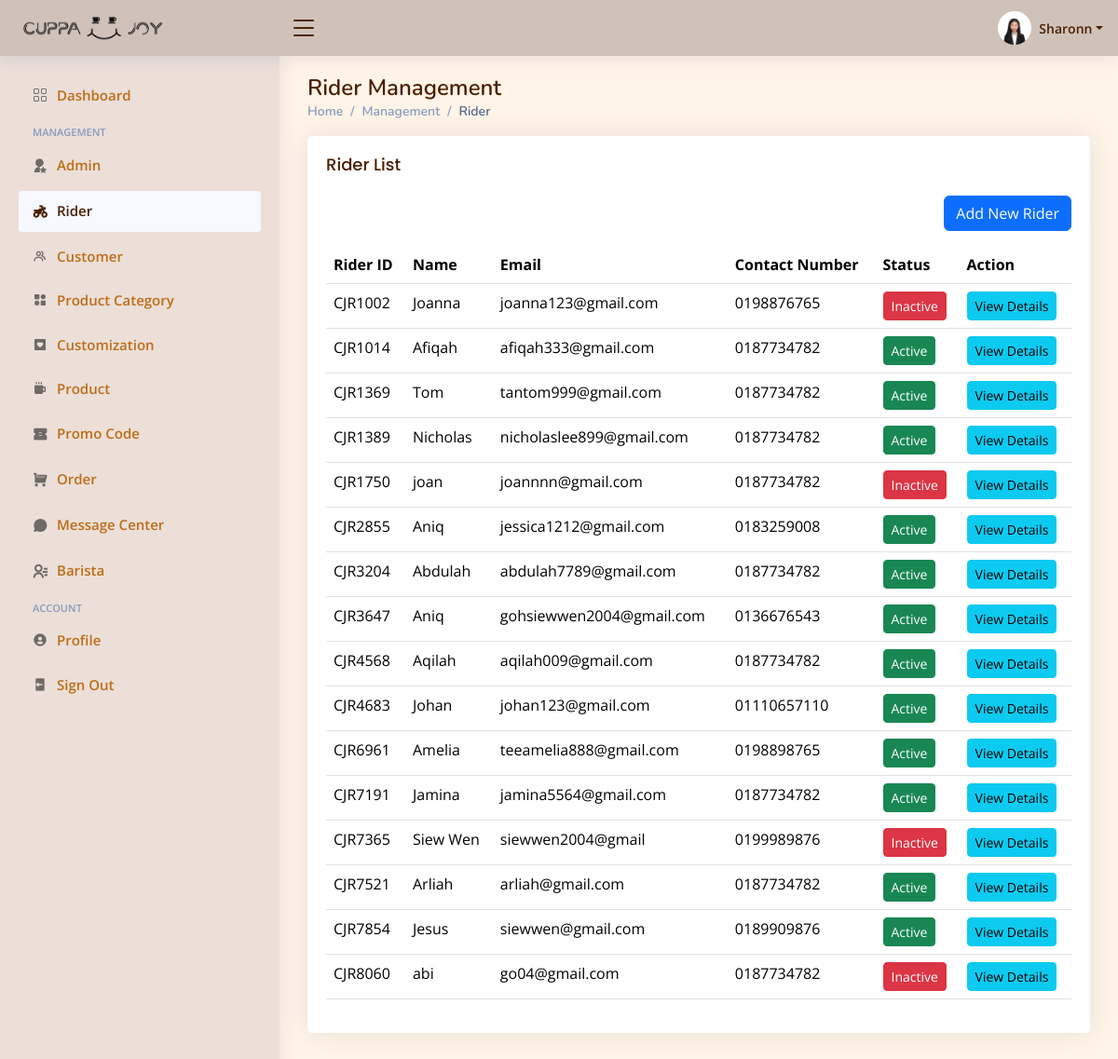
The app's page /Admin/rider.php (signed in) with its own data.
### tables this page shows
CREATE TABLE `staff` (
  `S_ID` varchar(50) NOT NULL,
  `S_Name` varchar(50) NOT NULL,
  `S_Email` varchar(100) NOT NULL,
  `S_Photo` varchar(100) NOT NULL,
  `S_Password` varchar(225) NOT NULL,
  `S_Status` varchar(50) NOT NULL,
  `Super_Staff` varchar(100) NOT NULL,
  `S_ContactNum` varchar(12) NOT NULL,
  `Add_By` varchar(50) NOT NULL
);

CREATE TABLE `rider` (
  `R_ID` varchar(50) NOT NULL,
  `R_Name` varchar(100) NOT NULL,
  `R_Photo` varchar(100) NOT NULL,
  `R_Contact_Number` varchar(20) NOT NULL,
  `R_Email` varchar(80) NOT NULL,
  `R_License` varchar(225) NOT NULL,
  `L_Exp_Date` date DEFAULT NULL,
  `R_PlateNo` varchar(10) NOT NULL,
  `R_PW` varchar(225) NOT NULL,
  `Bank_Type` varchar(100) NOT NULL,
  `Bank_Number` bigint(20) NOT NULL,
  `Money_Earned` float NOT NULL,
  `Total_Claim` float NOT NULL,
  `R_Status` varchar(50) NOT NULL,
  `R_SAID` varchar(50) NOT NULL
);

### Admin/rider.php (the view, shortened to what this page needs)
<?php
include("../user/db_connection.php");
$currentuser = $_SESSION["S_ID"];
$sql = "SELECT * FROM `staff` WHERE S_ID = '$currentuser'";
$gotResult = mysqli_query($con, $sql);
if ($gotResult && mysqli_num_rows($gotResult) > 0) {
    $row = mysqli_fetch_array($gotResult);
    $name = $row['S_Name'];
    $photo = $row['S_Photo'];
}
?>
<!DOCTYPE html>
<html lang="en">
<head>
  <link href="assets/vendor/bootstrap/css/bootstrap.min.css" rel="stylesheet">
  <link href="assets/vendor/bootstrap-icons/bootstrap-icons.css" rel="stylesheet">
  <link href="assets/vendor/boxicons/css/boxicons.min.css" rel="stylesheet">
  <link href="assets/vendor/quill/quill.snow.css" rel="stylesheet">
  <link href="assets/vendor/quill/quill.bubble.css" rel="stylesheet">
  <link href="assets/vendor/remixicon/remixicon.css" rel="stylesheet">
  <link href="assets/vendor/simple-datatables/style.css" rel="stylesheet">
  <link href="assets/css/style.css" rel="stylesheet">
</head>
<body>
  <header id="header" class="header fixed-top d-flex align-items-center">
    <div class="d-flex align-items-center justify-content-between">
      <a href="dashboard.php" class="logo d-flex align-items-center">
        <img src="assets/image/full-logo-black.png" alt="">
      </a>
      <i class="bi bi-list toggle-sidebar-btn"></i>
    </div>
    <nav class="header-nav ms-auto">
      <ul class="d-flex align-items-center">
        <li class="nav-item dropdown pe-3">
        <a class="nav-link nav-profile d-flex align-items-center pe-0" href="#" data-bs-toggle="dropdown">
            <img src="../image/admin/<?php echo $photo; ?>" alt="Profile" class="rounded-circle">
            <span class="d-none d-md-block dropdown-toggle ps-2"><?php echo $name; ?></span>
        </a>
        </li>
      </ul>
    </nav>
  </header>
  <aside id="sidebar" class="sidebar">
    <ul class="sidebar-nav" id="sidebar-nav">
    <li class="nav-item">
        <a class="nav-link collapsed" href="dashboard.php">
          <i class="bi bi-grid"></i>
          <span>Dashboard</span>
        </a>
      </li>
      <li class="nav-heading">Management</li>
      <li class="nav-item">
        <a class="nav-link collapsed" href="staff.php">
          <i class="ri-user-star-fill"></i>
          <span>Admin</span>
        </a>
      </li>
      <li class="nav-item">
        <a class="nav-link" href="rider.php">
          <i class="ri-motorbike-fill"></i>
          <span>Rider</span>
        </a>
      </li>
      <li class="nav-item">
        <a class="nav-link collapsed" href="customer.php">
          <i class="bx bx-group"></i>
          <span>Customer</span>
        </a>
      </li>
      <li class="nav-item">
        <a class="nav-link collapsed" href="category.php">
          <i class="bx bxs-category-alt"></i>
          <span>Product Category</span>
        </a>
      </li>
      <li class="nav-item">
        <a class="nav-link collapsed" href="customisation.php">
          <i class="bx bxs-heart-square"></i>
          <span>Customization</span>
        </a>
      </li>
      <li class="nav-item">
        <a class="nav-link collapsed" href="product.php">
          <i class="bx bxs-coffee"></i>
          <span>Product</span>
        </a>
      </li>
      <li class="nav-item">
        <a class="nav-link collapsed" href="promo.php">
          <i class="ri-coupon-fill"></i>
          <span>Promo Code</span>
        </a>
      </li>
      <li class="nav-item">
        <a class="nav-link collapsed" href="order2.php">
          <i class="ri-shopping-cart-fill"></i>
          <span>Order</span>
        </a>
      </li>
      <li class="nav-item">
        <a class="nav-link collapsed" href="message.php">
          <i class="ri-chat-3-fill"></i>
          <span>Message Center</span>
        </a>
      </li>
      <li class="nav-item">
        <a class="nav-link collapsed" href="barista.php">
          <i class="ri-contacts-line"></i>
          <span>Barista</span>
        </a>
      </li>
      <li class="nav-heading">Account</li>
      <li class="nav-item">
        <a class="nav-link collapsed" href="users-profile.php">
          <i class="bx bxs-user-circle"></i>
          <span>Profile</span>
        </a>
      </li>
      <li class="nav-item">
        <a class="nav-link collapsed" href="pages-login.php" onclick="return confirmLogout();">
          <i class="bx bxs-log-out"></i>
          <span>Sign Out</span>
        </a>
      </li>
    </ul>
  </aside>
  <main id="main" class="main">
    <div class="pagetitle">
      <h1>Rider Management</h1>
      <nav>
        <ol class="breadcrumb">
          <li class="breadcrumb-item"><a href="dashboard.php">Home</a></li>
          <li class="breadcrumb-item">Management</li>
          <li class="breadcrumb-item active">Rider</li>
        </ol>
      </nav>
    </div>
    <section class="section">
    <div class="row">
        <div class="col-lg-12">
          <div class="card">
            <div class="card-body">
              <h5 class="card-title">Rider List</h5>
                <div class="d-flex justify-content-end mb-3">
                    <button type="button" class="btn btn-primary" data-bs-toggle="modal" data-bs-target="#addStaffModal">Add New Rider</button>
                </div>
              <table class="table datatable">
                <thead>
                  <tr>
                    <th>Rider ID</th>
                    <th>Name</th>
                    <th>Email</th>
                    <th>Contact Number</th>
                    <th>Status</th>
                    <th>Action</th>
                  </tr>
                </thead>
                <tbody>
                <?php
                    $sql = "SELECT rider.R_ID, rider.R_Name, rider.R_Photo, rider.R_Contact_Number, rider.R_Email, rider.R_License, rider.L_Exp_Date, rider.R_PlateNo, rider.R_PW, rider.Bank_Type, rider.Bank_Number, rider.Money_Earned, rider.Total_Claim, rider.R_Status, rider.R_SAID, staff.S_Name
                        FROM rider
                        JOIN staff ON rider.R_SAID = staff.S_ID";
                    $result = $con->query($sql);
                    if ($result->num_rows > 0) {
                        while ($row = $result->fetch_assoc()) {
                        echo "<tr>";
                        echo "<td>" . $row["R_ID"] . "</td>";
                        echo "<td>" . $row["R_Name"] . "</td>";
                        echo "<td>" . $row["R_Email"] . "</td>";
                        echo "<td>" . $row["R_Contact_Number"] . "</td>";
                        echo "<td>";
                        echo "<button type='button' class='btn btn-" . ($row['R_Status'] == 'Active' ? 'success' : 'danger') . " btn-sm toggle-status' data-staff-id='" . $row['R_ID'] . "' data-current-status='" . $row['R_Status'] . "'>" . $row['R_Status'] . "</button>";
                        echo "</td>";
                        echo "<td>";
                        echo "<button type='button' class='btn btn-info btn-sm' data-bs-toggle='modal' data-bs-target='#staffDetailsModal_" . $row['R_ID'] . "'>View Details</button>";
                        echo "</td>";
                        echo "</tr>";
                        }
                    } else {
                        echo "<tr><td colspan='7'>No staff records found</td></tr>";
                    }
                    ?>
                </tbody>
              </table>
            </div>
          </div>
        </div>
      </div>
    </section>
  </main>
</body>
</html>

### Admin/assets/css/style.css (style rules this page uses)
:root { scroll-behavior: smooth; }
body { font-family: "Open Sans", sans-serif; background: #fff4e7; color: #444444; }
a { color: #f19041; text-decoration: none; }
h1, h2, h3, h4, h5, h6 { font-family: "Nunito", sans-serif; }
#main { margin-top: 60px; padding: 20px 30px; transition: all 0.3s; }
.pagetitle { margin-bottom: 10px; }
.pagetitle h1 { font-size: 24px; margin-bottom: 0; font-weight: 600; color: #4b1f00; }
.card { margin-bottom: 30px; border: none; border-radius: 5px; box-shadow: 0px 0 30px rgba(1, 41, 112, 0.1); }
.card-title { padding: 20px 0 15px 0; font-size: 18px; font-weight: 500; color: #4b1f00; font-family: "Poppins", sans-serif; }
.card-body { padding: 0 20px 20px 20px; }
.breadcrumb { font-size: 14px; font-family: "Nunito", sans-serif; color: #899bbd; font-weight: 600; }
.breadcrumb a { color: #899bbd; transition: 0.3s; }
.breadcrumb .breadcrumb-item::before { color: #899bbd; }
.breadcrumb .active { color: #51678f; font-weight: 600; }
.logo { line-height: 1; }
@media (min-width: 1200px) { .logo { width: 280px; } }
.logo img { max-height: 26px; margin-right: 6px; margin-left: 30px; transform: scale(2.0); }
.header { transition: all 0.5s; z-index: 997; height: 60px; box-shadow: 0px 2px 20px rgba(1, 41, 112, 0.1); background-color: #cfc2b9; padding-left: 20px; }
.header .toggle-sidebar-btn { font-size: 32px; padding-left: 10px; cursor: pointer; color: #4b1f00; }
.header-nav ul { list-style: none; }
.header-nav>ul { margin: 0; padding: 0; }
.header-nav .nav-profile { color: #4b1f00; }
.header-nav .nav-profile img { max-height: 36px; }
.header-nav .nav-profile span { font-size: 14px; font-weight: 600; }
.sidebar { position: fixed; top: 60px; left: 0; bottom: 0; width: 300px; z-index: 996; transition: all 0.3s; padding: 20px; overflow-y: auto; scrollbar-width: thin; scrollbar-color: #c8b394 transparent; box-shadow: 0px 0px 20px rgba(1, 41, 112, 0.1); background-color: #ebdfd8; }
@media (min-width: 1200px) { #main, #footer { margin-left: 300px; } }
.sidebar-nav { padding: 0; margin: 0; list-style: none; }
.sidebar-nav li { padding: 0; margin: 0; list-style: none; }
.sidebar-nav .nav-item { margin-bottom: 5px; }
.sidebar-nav .nav-heading { font-size: 11px; text-transform: uppercase; color: #899bbd; font-weight: 600; margin: 10px 0 5px 15px; }
.sidebar-nav .nav-link { display: flex; align-items: center; font-size: 15px; font-weight: 600; color: #4b1f00; transition: 0.3; background: #f6f9ff; padding: 10px 15px; border-radius: 4px; }
.sidebar-nav .nav-link i { font-size: 16px; margin-right: 10px; color:#4b1f00; }
.sidebar-nav .nav-link.collapsed { color: #be6d16; background:#ebdfd8; }
.sidebar-nav .nav-link.collapsed i { color: #6e6a65; }

### records on screen
staff: S_Photo (picture), S_Name "Sharonn"
rider: R_ID "CJR1002", R_Name "Joanna", R_Email "joanna123@gmail.com", R_Contact_Number "0198876765", R_Status "Inactive"
rider: R_ID "CJR1014", R_Name "Afiqah", R_Email "afiqah333@gmail.com", R_Contact_Number "0187734782", R_Status "Active"
rider: R_ID "CJR1369", R_Name "Tom", R_Email "tantom999@gmail.com", R_Contact_Number "0187734782", R_Status "Active"
rider: R_ID "CJR1389", R_Name "Nicholas", R_Email "nicholaslee899@gmail.com", R_Contact_Number "0187734782", R_Status "Active"
rider: R_ID "CJR1750", R_Name "joan", R_Email "joannnn@gmail.com", R_Contact_Number "0187734782", R_Status "Inactive"
rider: R_ID "CJR2855", R_Name "Aniq", R_Email "jessica1212@gmail.com", R_Contact_Number "0183259008", R_Status "Active"
rider: R_ID "CJR3204", R_Name "Abdulah", R_Email "abdulah7789@gmail.com", R_Contact_Number "0187734782", R_Status "Active"
rider: R_ID "CJR3647", R_Name "Aniq", R_Email "gohsiewwen2004@gmail.com", R_Contact_Number "0136676543", R_Status "Active"
rider: R_ID "CJR4568", R_Name "Aqilah", R_Email "aqilah009@gmail.com", R_Contact_Number "0187734782", R_Status "Active"
rider: R_ID "CJR4683", R_Name "Johan", R_Email "johan123@gmail.com", R_Contact_Number "01110657110", R_Status "Active"
rider: R_ID "CJR6961", R_Name "Amelia", R_Email "teeamelia888@gmail.com", R_Contact_Number "0198898765", R_Status "Active"
rider: R_ID "CJR7191", R_Name "Jamina", R_Email "jamina5564@gmail.com", R_Contact_Number "0187734782", R_Status "Active"
rider: R_ID "CJR7365", R_Name "Siew Wen", R_Email "siewwen2004@gmail", R_Contact_Number "0199989876", R_Status "Inactive"
rider: R_ID "CJR7521", R_Name "Arliah", R_Email "arliah@gmail.com", R_Contact_Number "0187734782", R_Status "Active"
rider: R_ID "CJR7854", R_Name "Jesus", R_Email "siewwen@gmail.com", R_Contact_Number "0189909876", R_Status "Active"
rider: R_ID "CJR8060", R_Name "abi", R_Email "go04@gmail.com", R_Contact_Number "0187734782", R_Status "Inactive"
